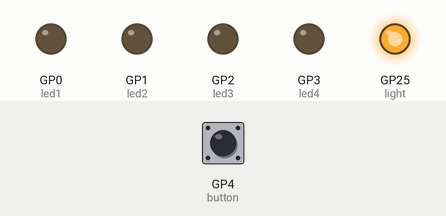
Recording of a program running on a simulated Raspberry Pi Pico running MicroPython. Parts: output pins drawn as LEDs (lit = HIGH). The test bench sets the inputs (shaded band); at power-on: GP4 (button) HIGH.

Above: at 1.2 s.
1.3 s: GP4 (button) pulled LOW for 0.15 s
At 1.9 s:
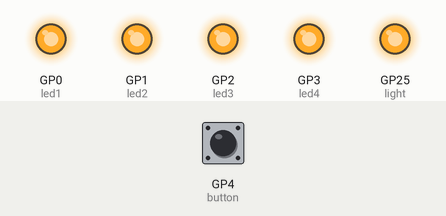
2.9 s: GP4 (button) pulled LOW for 1 s
At 4.3 s:
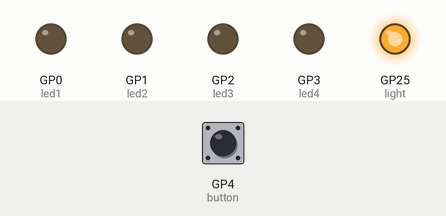
5.4 s: GP4 (button) pulled LOW for 3.2 s
At 6.2 s:
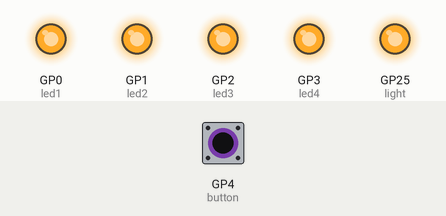
Timing chart, 0 to 8.4 s (numbered marks = the images above; inputs shaded):
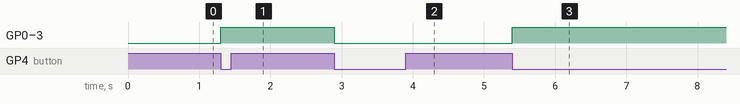

Measured:
- after the input at 1.3 s, GP0 (led1), GP1 (led2), GP2 (led3), GP3 (led4): LOW → HIGH at once
- after the input at 2.9 s, GP0 (led1), GP1 (led2), GP2 (led3), GP3 (led4): HIGH → LOW at once
- after the input at 5.4 s, GP0 (led1), GP1 (led2), GP2 (led3), GP3 (led4): LOW → HIGH at once

The program:

main.py
```python
from machine import Pin
from time import sleep

light = Pin("LED", Pin.OUT)
button = Pin(4, Pin.IN, Pin.PULL_UP )
led1 = Pin(0, Pin.OUT)
led2 = Pin(1, Pin.OUT)
led3 = Pin(2, Pin.OUT)
led4 = Pin(3, Pin.OUT)

State=0

light.value(1)

while True:
    if button.value() == 0:
        if State==0:
            led1.value(1)
            led2.value(1)
            led3.value(1)
            led4.value(1)
            sleep_ms=100
            while button.value() == 0:
                State=1
        else:
            led1.value(0)
            led2.value(0)
            led3.value(0)
            led4.value(0)
            sleep_ms=100
            while button.value() == 0:
                State=0
```
